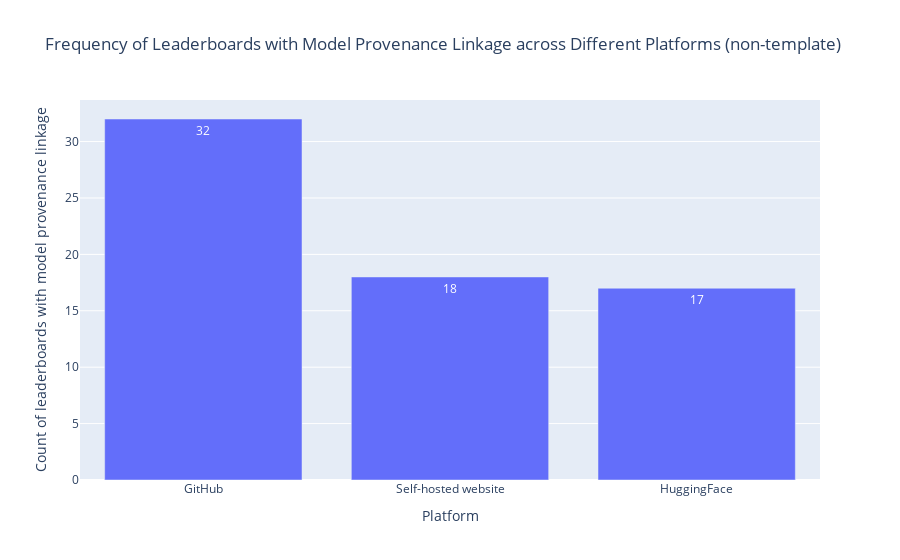

Notebook source saved alongside this figure:
### Code cell
df = pd.read_csv(path_rq1 / 'Leaderboard_processed.csv')
df['Platform'] = df['Platform'].apply(ast.literal_eval)
df['Platform'] = df['Platform'].apply(filter_platform, filters=platform_template_fullname)
df = df[df['Platform'].map(len) > 0]

df['Platform (non-template) with model provenance links'] = df['Platform (non-template) with model provenance links'].apply(ast.literal_eval)
print(f"{len(df[df['Platform (non-template) with model provenance links'].map(len) > 0])} non-template leaderboards have accessible linkage to the evaluated models in their leaderboards, accounting for {round(len(df[df['Platform (non-template) with model provenance links'].map(len) > 0])/len(df),4)*100}% of the total.")
df_provenance = df[df['Platform (non-template) with model provenance links'].map(len) > 0]
df_provenance = df_provenance.explode('Platform (non-template) with model provenance links')
df_provenance['Platform (non-template) with model provenance links'] = df_provenance['Platform (non-template) with model provenance links'].map(platform_abbreviation_mapping)
df_provenance = df_provenance['Platform (non-template) with model provenance links'].value_counts().reset_index()

fig = px.bar(
    x=df_provenance['Platform (non-template) with model provenance links'],
    y=df_provenance['count'],
    text_auto=True,
    labels={'x': 'Platform', 'y': 'Count of leaderboards with model provenance linkage'},
    title='Frequency of Leaderboards with Model Provenance Linkage across Different Platforms (non-template)'
)
# fig.write_image(path_rq1 / 'platform distribution.pdf')
fig.show()

total_data = 0
# total_paper = 0
# total_code = 0
total_provenance = 0

# average_paper_rate = []
# average_code_rate = []
average_provenance_rate = []

for root, dirs, files in os.walk(path_data):
    for file in files:
        if file.startswith('pwc') and file.endswith(".json"):
            with open(os.path.join(root, file), 'r') as file:
                json_data = json.load(file)
                total_data += len(json_data)
                json_external = [external for external in json_data if type(external['external_source_url']) == str]
                total_provenance += len(json_external)
                if not len(json_external):
                    json_internal = [paper for paper in json_data if type(paper['paper']['id']) == int]
                    total_provenance += len(json_internal)
                    average_provenance_rate.append(len(json_internal)/len(json_data))
                    # json_paper = [paper for paper in json_data if type(paper['paper']['id']) == int]
                    # total_paper += len(json_paper)
                    # average_paper_rate.append(len(json_paper)/len(json_data)*100)
                    # json_code = [code for code in json_paper if code['paper']['code'] == True]
                    # if len(json_code):
                    #     total_code += len(json_code)
                    #     average_code_rate.append(len(json_code)/len(json_paper)*100)

print(f'Total provenance rate across all leaderboard: {round(total_provenance/total_data, 4)*100}%, namely {total_provenance} out of {total_data} evaluation records.')
print(f'Average provenance rate across crowdsourced leaderboard: {round(sum(average_provenance_rate)/len(average_provenance_rate), 4)*100}%')

### Figure 1 — Plotly figure (JSON) as saved in the notebook; plotly's stock layout.template omitted (floating-point values rounded to 4 significant figures)
{"data": [{"alignmentgroup": "True", "hovertemplate": "Platform=%{x}<br>Count of leaderboards with model provenance linkage=%{y}<extra></extra>", "legendgroup": "", "marker": {"color": "#636efa", "pattern": {"shape": ""}}, "name": "", "offsetgroup": "", "orientation": "v", "showlegend": false, "textposition": "auto", "texttemplate": "%{y}", "type": "bar", "x": ["GitHub", "Self-hosted website", "HuggingFace"], "xaxis": "x", "y": [32, 18, 17], "yaxis": "y"}], "layout": {"barmode": "relative", "legend": {"tracegroupgap": 0}, "title": {"text": "Frequency of Leaderboards with Model Provenance Linkage across Different Platforms (non-template)"}, "xaxis": {"anchor": "y", "domain": [0, 1], "title": {"text": "Platform"}}, "yaxis": {"anchor": "x", "domain": [0, 1], "title": {"text": "Count of leaderboards with model provenance linkage"}}}}
